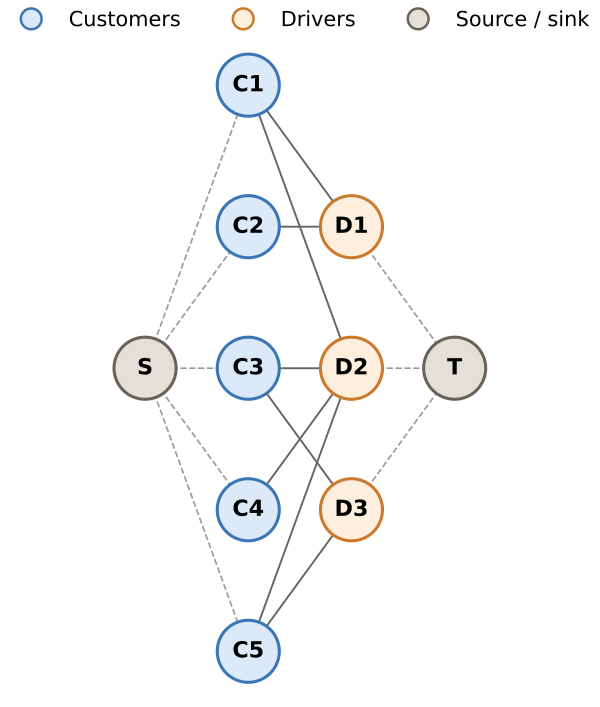

The script that saved this image:
"""Plot a simple customer-driver bipartite graph."""

from pathlib import Path

import matplotlib.pyplot as plt
import networkx as nx
from matplotlib.lines import Line2D

FIG_DIR = Path(__file__).resolve().parent

SOURCE = "S"
SINK = "T"
CUSTOMERS = ["C1", "C2", "C3", "C4", "C5"]
DRIVERS = ["D1", "D2", "D3"]
EDGES = [
    ("C1", "D1"),
    ("C1", "D2"),
    ("C2", "D1"),
    ("C3", "D2"),
    ("C3", "D3"),
    ("C4", "D2"),
    ("C5", "D2"),
    ("C5", "D3"),
]
SOURCE_EDGES = [(SOURCE, c) for c in CUSTOMERS]
SINK_EDGES = [(d, SINK) for d in DRIVERS]

CUSTOMER_COLOR = "#dbe9f9"
CUSTOMER_EDGE = "#3a76b5"
DRIVER_COLOR = "#fdeede"
DRIVER_EDGE = "#cb7a2d"
TERMINAL_COLOR = "#e3e0d8"
TERMINAL_EDGE = "#6b6257"


def main() -> None:
    G = nx.Graph()
    G.add_nodes_from(CUSTOMERS, bipartite=0)
    G.add_nodes_from(DRIVERS, bipartite=1)
    G.add_edges_from(EDGES)
    G.add_edges_from(SOURCE_EDGES + SINK_EDGES)

    pos = {c: (0.0, -i) for i, c in enumerate(CUSTOMERS)}
    pos |= {d: (1.0, -i - 1) for i, d in enumerate(DRIVERS)}
    pos[SOURCE] = (-1.0, -(len(CUSTOMERS) - 1) / 2)
    pos[SINK] = (2.0, -(len(DRIVERS) - 1) / 2 - 1)

    fig, ax = plt.subplots(figsize=(5.5, 7))
    nx.draw_networkx_edges(
        G, pos, ax=ax, edgelist=EDGES, edge_color="#666666", width=1.4
    )
    nx.draw_networkx_edges(
        G,
        pos,
        ax=ax,
        edgelist=SOURCE_EDGES + SINK_EDGES,
        edge_color="#999999",
        width=1.2,
        style="dashed",
    )
    for nodes, fill, edge in [
        (CUSTOMERS, CUSTOMER_COLOR, CUSTOMER_EDGE),
        (DRIVERS, DRIVER_COLOR, DRIVER_EDGE),
        ([SOURCE, SINK], TERMINAL_COLOR, TERMINAL_EDGE),
    ]:
        nx.draw_networkx_nodes(
            G,
            pos,
            ax=ax,
            nodelist=nodes,
            node_size=2000,
            node_color=fill,
            edgecolors=edge,
            linewidths=2.2,
        )
    nx.draw_networkx_labels(G, pos, ax=ax, font_size=16, font_weight="bold")

    ax.legend(
        handles=[
            Line2D(
                [],
                [],
                linestyle="none",
                marker="o",
                markersize=15,
                markerfacecolor=CUSTOMER_COLOR,
                markeredgecolor=CUSTOMER_EDGE,
                markeredgewidth=1.8,
                label="Customers",
            ),
            Line2D(
                [],
                [],
                linestyle="none",
                marker="o",
                markersize=15,
                markerfacecolor=DRIVER_COLOR,
                markeredgecolor=DRIVER_EDGE,
                markeredgewidth=1.8,
                label="Drivers",
            ),
            Line2D(
                [],
                [],
                linestyle="none",
                marker="o",
                markersize=15,
                markerfacecolor=TERMINAL_COLOR,
                markeredgecolor=TERMINAL_EDGE,
                markeredgewidth=1.8,
                label="Source / sink",
            ),
        ],
        loc="upper center",
        bbox_to_anchor=(0.5, 1.06),
        ncol=3,
        frameon=False,
        fontsize=15,
    )
    ax.set_axis_off()
    ax.margins(x=0.05, y=0.04)

    fig.tight_layout(pad=0.2)
    out = FIG_DIR / "bipartite_graph.pdf"
    fig.savefig(out, bbox_inches="tight", pad_inches=0.02, facecolor="white")
    png = FIG_DIR / "png" / f"{out.stem}.png"
    png.parent.mkdir(parents=True, exist_ok=True)
    fig.savefig(png, dpi=300, bbox_inches="tight", pad_inches=0.02, facecolor="white")
    print(f"wrote {out} and {png}")


if __name__ == "__main__":
    main()
